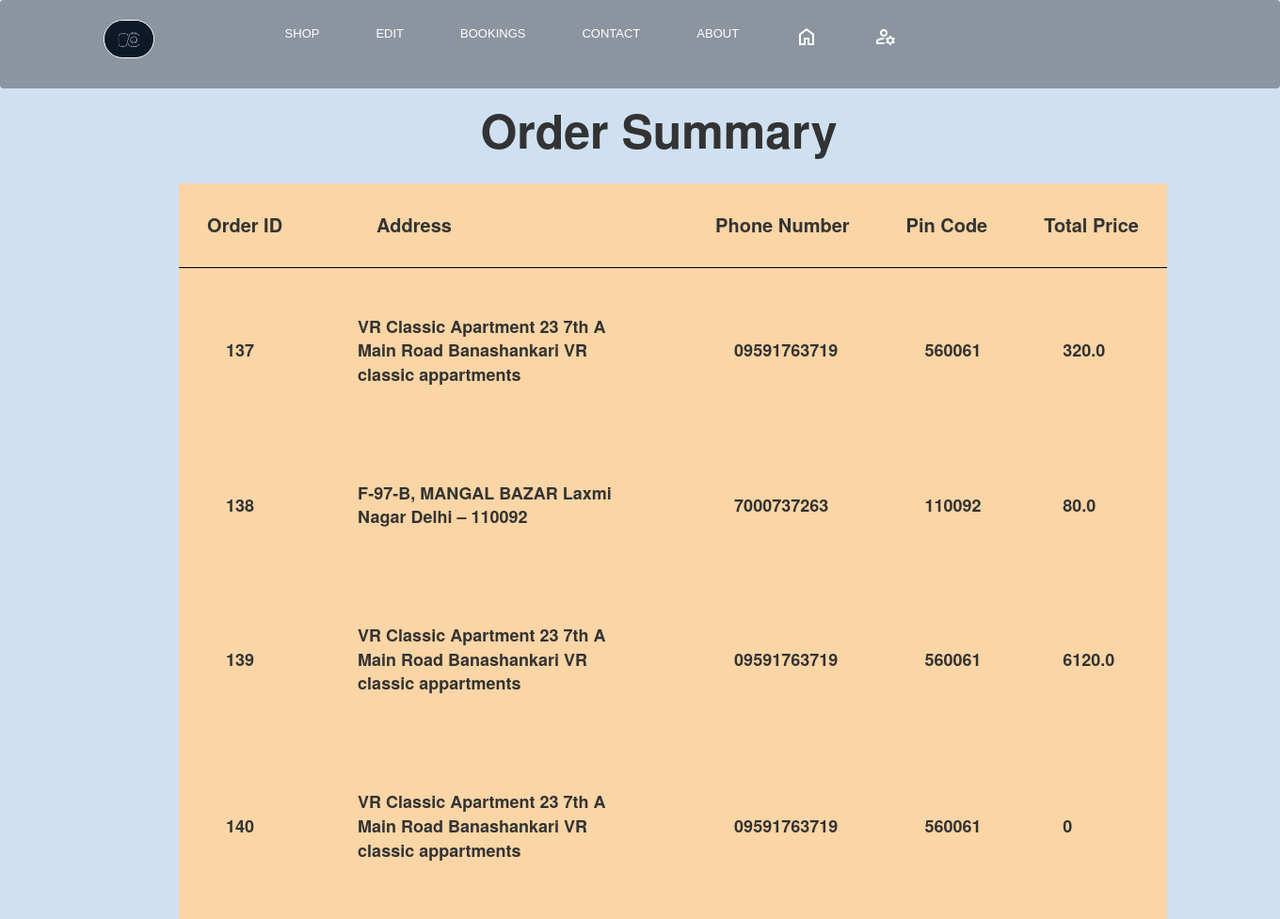
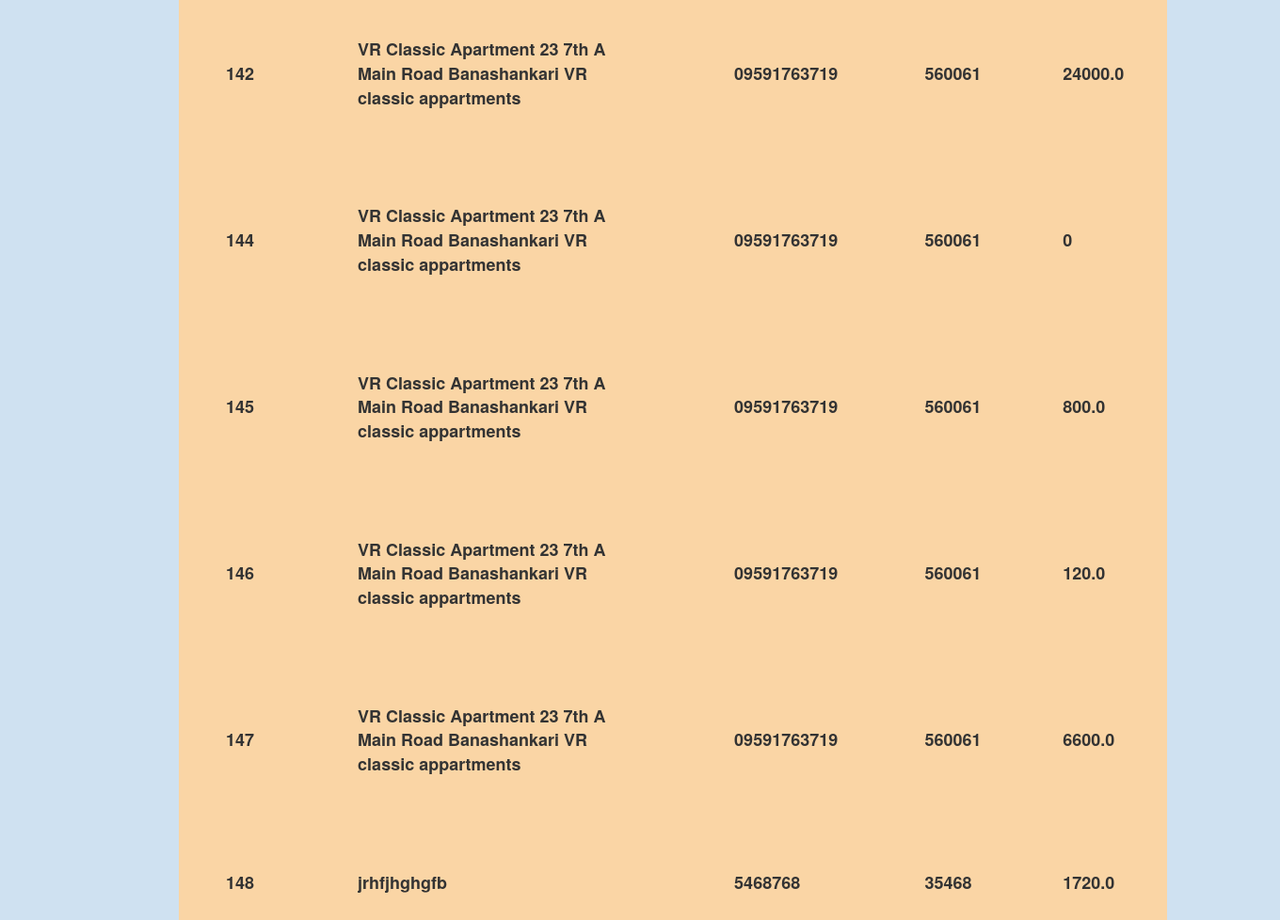
Page /ordersummary (signed in) on the committed database (2 pictures, top to bottom).
### myapp/models.py (models this page shows)
class orders(models.Model):
    orderid = models.AutoField(primary_key=True)
    username = models.CharField(max_length=50)
    address = models.CharField(max_length=50)
    primary_phone_no = models.CharField(max_length=50)
    secondary_phone_no = models.CharField(max_length=50)
    pincode = models.CharField(max_length=50)
    total_price = models.CharField(max_length=50)

### myapp/views.py (the view)
# urls.py: path('ordersummary',views.orderSummary,name="Order Summary"),
def orderSummary(request):
    context = {}
    user = request.user.username
    orders_info = orders.objects.filter(username=user)
    context['data'] = orders_info
    return render(request, "myapp/order_summery.html", context)

### myapp/templates/myapp/order_summery.html (shortened to what this page needs)
<!DOCTYPE html>
<html lang="en">
<head>
        <link rel="stylesheet" href="https://maxcdn.bootstrapcdn.com/bootstrap/3.4.1/css/bootstrap.min.css">
        {% load static%}
        <link rel="stylesheet" href="{%static 'myorders.css'%}">
    </head>
    <body>
        <nav class="navbar">
            <ul class="nav-list">
                <div class="logo"><img src="{% static 'logo.jpg' %}" alt="logo"></div>
                <li><a href="">SHOP</a></li>
                <li><a href="/edit">EDIT</a></li>
                <li><a href="/booking">BOOKINGS</a></li>
                <li><a href='/contact'>CONTACT</a></li>
                <li><a href="/aboutus">ABOUT</a></li>
                <li><a href="/home"><span class="material-symbols-outlined">
                    </span>
                </a></li>
                <li><a href="/profile"><span class="material-symbols-outlined">
                    </span></a></li>
            </ul>
        </nav>
        <section class = "bk">
                <div>
                <center><h2 style="font-size:50px;font-weight:bold;padding:20px">Order Summary</h2></center>
                <center>
                <table class="tb">
                        <thead>
                            <tr>
                                <th>Order ID</th>
                                <th style="padding-left:70px">Address</th>
                                <th>Phone Number</th>
                                <th>Pin Code</th>
                                <th>Total Price</th>
                            </tr>
                        </thead>
                        <tbody>
                            {% for order in data %}
                            <tr>
                                <td>{{order.orderid}}</td>
                                <td  style="max-width:400px;">{{order.address}}</td>
                                <td>{{order.primary_phone_no}}</td>
                                <td>{{order.pincode}}</td>
                                <td>{{order.total_price}}</td>
                            </tr>
                            {% endfor %}
                        </tbody>
                    </table>
                </center>
            </div>
        </section
    </body>
</html>

### myapp/static/myorders.css (style rules this page uses)
* { margin:0; padding:0; }
body { background-color:rgba(53, 130, 197, 0.234); }
.logo { width:20%; display:flex; justify-content:center; align-items:center; }
.logo img { width: 20%; border: 1px solid white; border-radius: 40px; }
.navbar { display:flex; background: none; position: sticky; top: 0; cursor: pointer; background:rgba(39, 37, 37, 0.4); }
.nav-list { width:100%; display:flex; float: right; background: transparent; }
.nav-list li { list-style:none; padding: 26px 30px; }
.nav-list li a { text-decoration:none; color:white; font-family: Arial, Helvetica, sans-serif; float: right; font-size: 13px; }
.bk { width:1300px; height: auto; position: absolute; top:70px; left:50px; background-size: cover; }
th { padding:30px; border-bottom: 1px black solid; font-size: 20px; font-size: bold; background-color: transparent; }
td { padding: 50px; font-size: 18px; font-weight: bold; max-width: 120px; height: auto; }
.tb { margin-left:30px; padding-right: 50px; background-color: rgba(252, 213, 162, 0.948); }

### rows in the picture
orders: orderid "137", address "VR Classic Apartment 23 7th A Main Road Banashankari VR classic appartments", primary_phone_no "09591763719", pincode "560061", total_price "320.0"
orders: orderid "138", address "F-97-B, MANGAL BAZAR Laxmi Nagar Delhi – 110092", primary_phone_no "7000737263", pincode "110092", total_price "80.0"
orders: orderid "139", address "VR Classic Apartment 23 7th A Main Road Banashankari VR classic appartments", primary_phone_no "09591763719", pincode "560061", total_price "6120.0"
orders: orderid "140", address "VR Classic Apartment 23 7th A Main Road Banashankari VR classic appartments", primary_phone_no "09591763719", pincode "560061", total_price "0"
orders: orderid "142", address "VR Classic Apartment 23 7th A Main Road Banashankari VR classic appartments", primary_phone_no "09591763719", pincode "560061", total_price "24000.0"
orders: orderid "144", address "VR Classic Apartment 23 7th A Main Road Banashankari VR classic appartments", primary_phone_no "09591763719", pincode "560061", total_price "0"
orders: orderid "145", address "VR Classic Apartment 23 7th A Main Road Banashankari VR classic appartments", primary_phone_no "09591763719", pincode "560061", total_price "800.0"
orders: orderid "146", address "VR Classic Apartment 23 7th A Main Road Banashankari VR classic appartments", primary_phone_no "09591763719", pincode "560061", total_price "120.0"
orders: orderid "147", address "VR Classic Apartment 23 7th A Main Road Banashankari VR classic appartments", primary_phone_no "09591763719", pincode "560061", total_price "6600.0"
orders: orderid "148", address "jrhfjhghgfb", primary_phone_no "5468768", pincode "35468", total_price "1720.0"
